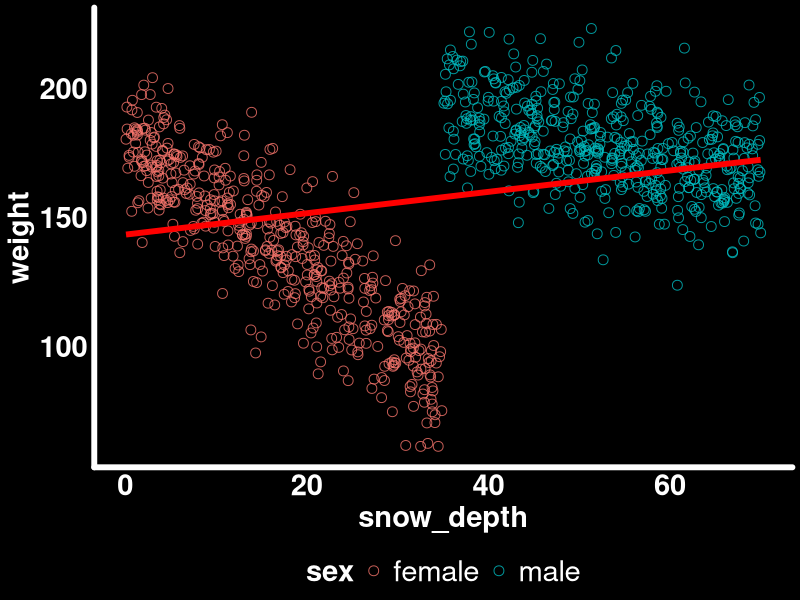
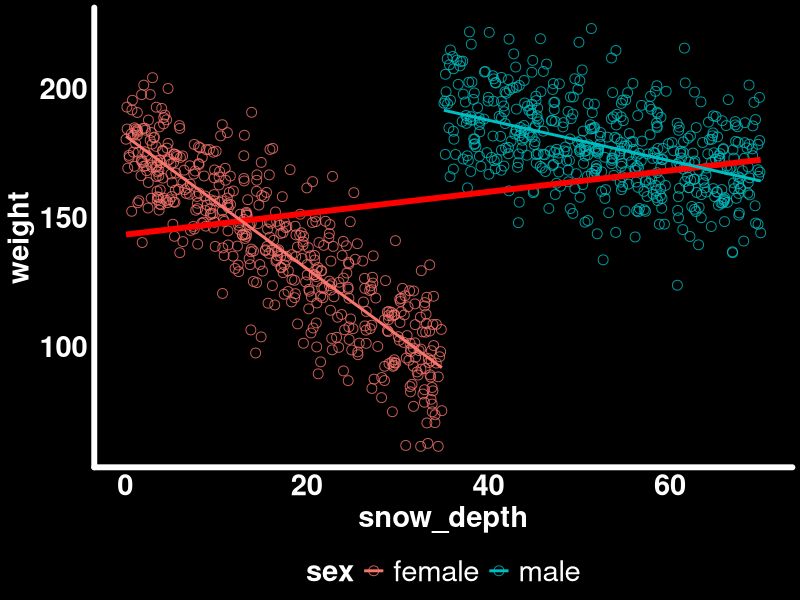
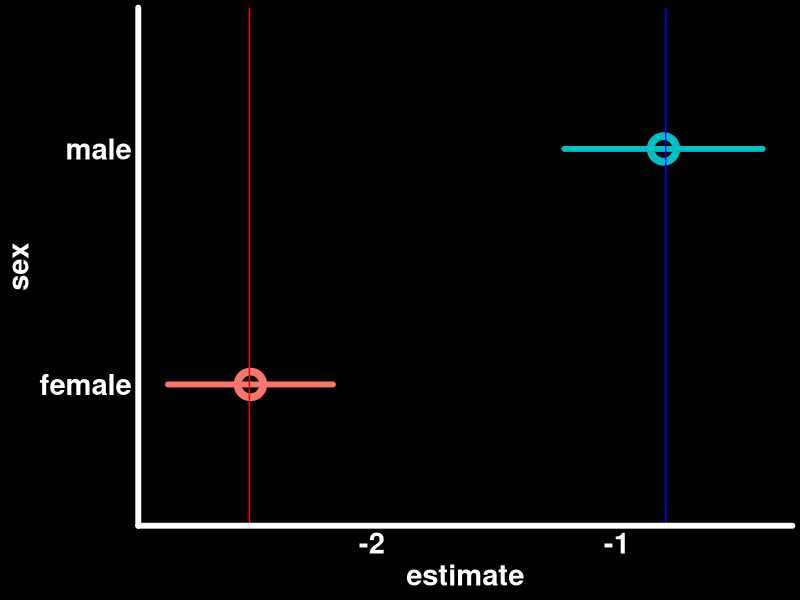
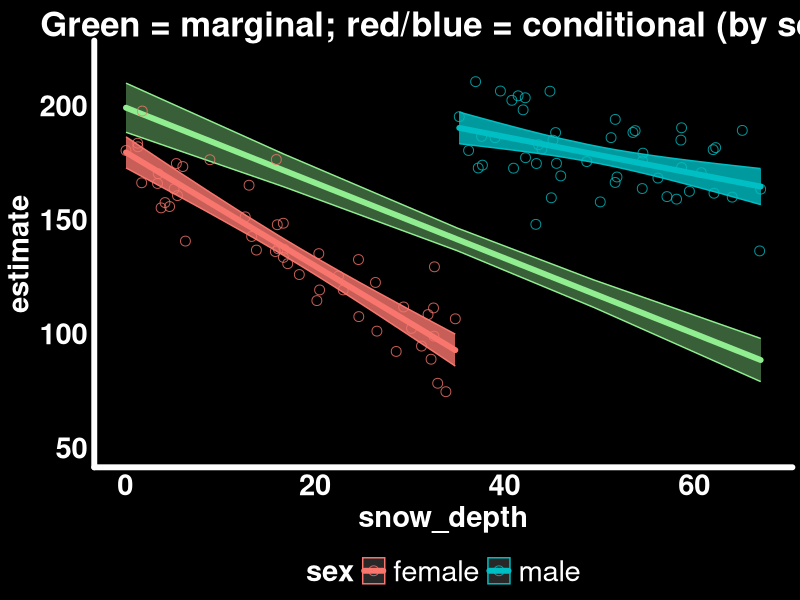
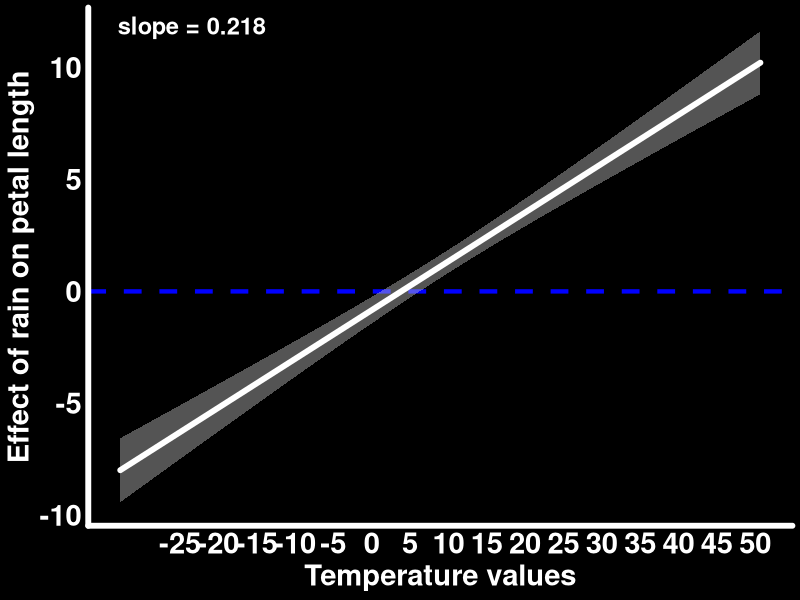
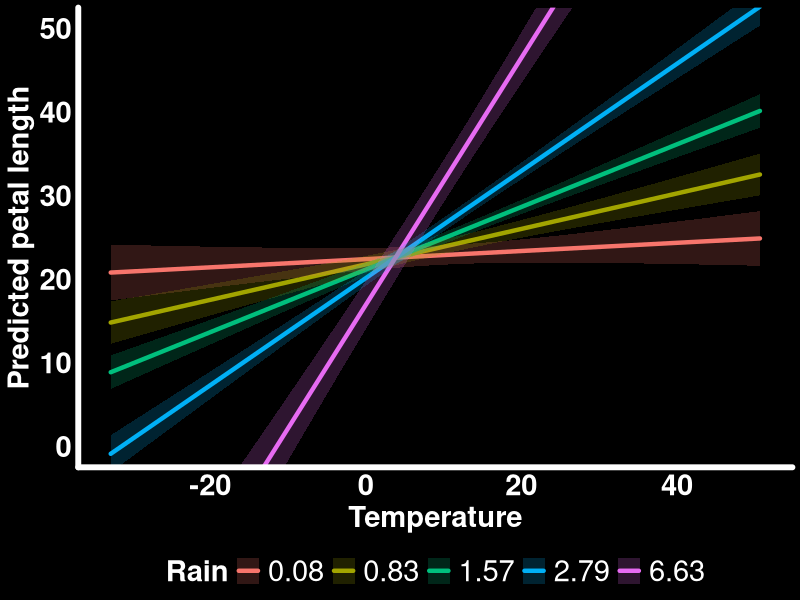
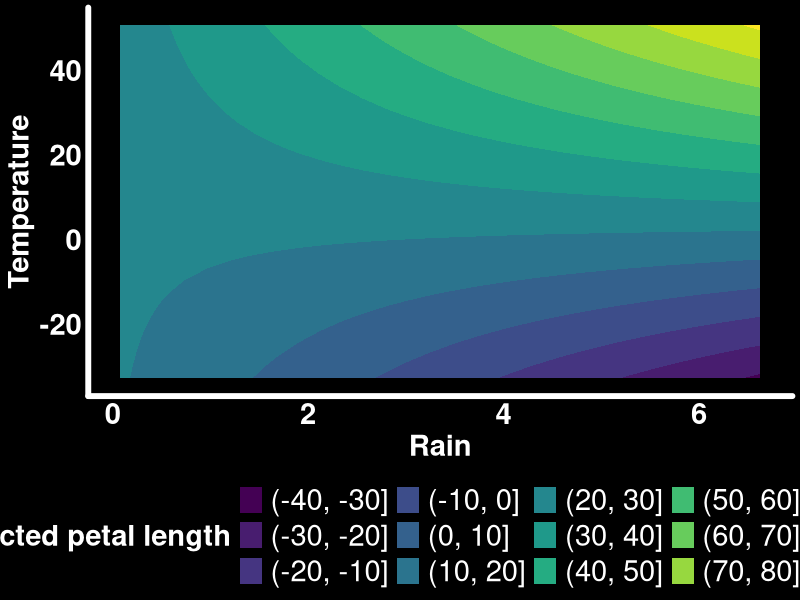
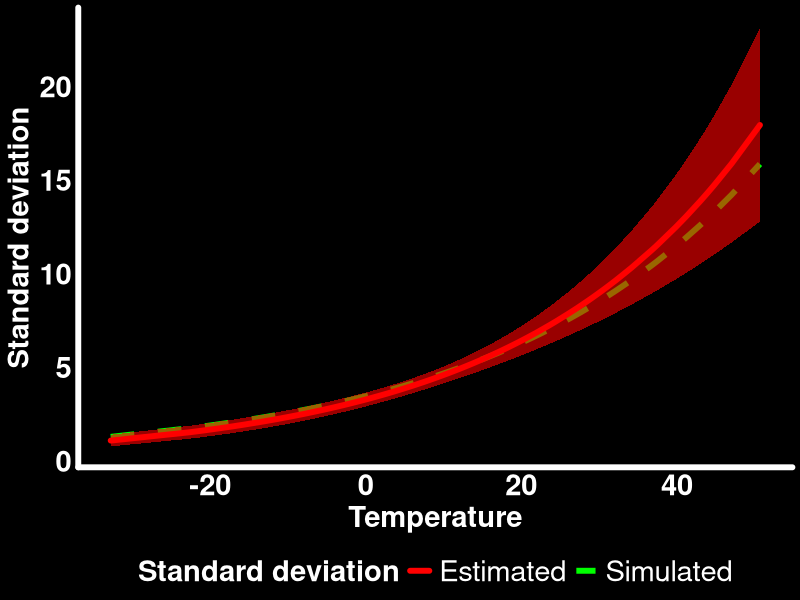

Source code (R) for these figures, in order:
## ---- chunk 1
#| output: false
library(tidyverse)       # Data manipulation and plotting
library(glmmTMB)         # Generalized linear (mixed) models
library(marginaleffects) # Compute marginal/conditional effects
library(patchwork)       # Combine multiple plots
library(GGally)          # Pairwise plots
library(distributional)  # Simulate mixture/gamma/normal distributions (Part 3)

# Set ggplot2 theme
black_theme <- theme(
  axis.line = element_line(linewidth = 2, lineend = "round", color = "white"),
  panel.grid = element_blank(),
  panel.background = element_rect(fill = "black", color = NA),
  axis.ticks = element_blank(),
  axis.text = element_text(size = 21, face = "bold", color = "white"),
  axis.title = element_text(size = 21, face = "bold", color = "white"),
  plot.title = element_text(size = 25, face = "bold", color = "white"),
  plot.background = element_rect(fill = "black", color = NA),
  legend.background = element_rect(fill = "black", color = NA),
  legend.text = element_text(size = 21, color = "white"),
  legend.title = element_text(size = 21, face = "bold", color = "white"),
  legend.position = "bottom"
)

theme_set(black_theme)

# Set global default for geom_point shape
update_geom_defaults("point", list(shape = 1, size = 3, alpha = 0.8))

# silence marginaleffects warnings about glmmTMB
options(marginaleffects_safe = FALSE)

set.seed(333)
## ---- chunk 2
n_individuals_population <- 1000
sexes <- c("male", "female")
male_intercept <- 220; female_intercept <- 180
sd_weight <- 15
male_loss <- -0.8; female_loss <- -2.5

bighorn_population <- tibble(
  sex = rep(sexes, n_individuals_population / length(sexes)),
  snow_depth = runif(n_individuals_population,
    min = ifelse(sex == "male", 35, 0),
    max = ifelse(sex == "male", 70, 35)
  ),
  weight = rnorm(n_individuals_population,
    mean = ifelse(sex == "male",
      male_intercept + male_loss * snow_depth,
      female_intercept + female_loss * snow_depth),
    sd = sd_weight
  )
)
## ---- chunk 3
#| code-fold: true
#| fig-cap: "Ignoring sex hides the true within-sex trends."
ggplot(bighorn_population, aes(x = snow_depth, y = weight)) +
  geom_point(aes(color = sex)) +
  geom_smooth(method = "lm", se = FALSE, color = "red", linewidth = 2)
## ---- chunk 4
#| code-fold: true
#| fig-cap: "Within-sex trends are negative, as expected."
ggplot(bighorn_population) +
  geom_point(aes(x = snow_depth, y = weight, color = sex)) +
  geom_smooth(aes(x = snow_depth, y = weight), method = "lm", se = FALSE, color = "red", linewidth = 2) +
  geom_smooth(aes(x = snow_depth, y = weight, color = sex), method = "lm", se = FALSE)
## ---- chunk 5
n_individuals <- 100
bighorn_mass_1 <- bighorn_population |>
  group_by(sex) |>
  slice_sample(n = n_individuals / 2, replace = FALSE) |>
  ungroup()

mod_mass_1 <- glmmTMB(weight ~ sex * snow_depth,
                       data = bighorn_mass_1, family = gaussian())
## ---- chunk 6
summary(mod_mass_1)$coefficients$cond
## ---- chunk 7
predictions(mod_mass_1, by = "sex")
## ---- chunk 8
predictions(mod_mass_1, by = "sex") |>
  hypotheses(hypothesis = "b1 - b2 = 0")
## ---- chunk 9
#| code-fold: true
#| fig-cap: "Slopes of snow depth by sex, with true simulated values as vertical lines."
slopes(mod_mass_1, variables = "snow_depth", by = "sex", vcov = TRUE) |>
  ggplot(aes(x = estimate, xmax = conf.high, xmin = conf.low, y = sex, color = sex)) +
  geom_pointrange(size = 1.5, lineend = "round", linewidth = 2, pch = 21, stroke = 4) +
  geom_vline(xintercept = female_loss, color = "red") +
  geom_vline(xintercept = male_loss, color = "blue") +
  theme(legend.position = "none")
## ---- chunk 10
slopes(mod_mass_1, variables = "snow_depth", by = "sex", vcov = TRUE) |>
  hypotheses(hypothesis = "b1 - b2 = 0")
## ---- chunk 11
avg_slopes(mod_mass_1, variables = "snow_depth", vcov = TRUE)
## ---- chunk 12
mean(c(male_loss, female_loss))  # true simulated average
## ---- chunk 13
#| code-fold: true
avg_pred_mass_1 <- avg_predictions(mod_mass_1, variables = "snow_depth")
pred_sex_mass_1 <- predictions(mod_mass_1, newdata = bighorn_mass_1)

ggplot() +
  geom_ribbon(data = avg_pred_mass_1,
              aes(x = snow_depth, ymin = conf.low, ymax = conf.high),
              color = "lightgreen", fill = "lightgreen", alpha = 0.4) +
  geom_line(data = avg_pred_mass_1, aes(x = snow_depth, y = estimate),
            color = "lightgreen", lineend = "round", linewidth = 2) +
  geom_ribbon(data = pred_sex_mass_1,
              aes(x = snow_depth, ymin = conf.low, ymax = conf.high, color = sex, fill = sex),
              alpha = 0.8) +
  geom_line(data = pred_sex_mass_1, aes(x = snow_depth, y = estimate, color = sex),
            lineend = "round", linewidth = 2) +
  geom_point(data = bighorn_mass_1, aes(y = weight, x = snow_depth, color = sex)) +
  guides(alpha = "none", fill = "none") +
  labs(title = "Green = marginal; red/blue = conditional (by sex)") +
  coord_cartesian(ylim = c(50, 220))
## ---- chunk 14
bighorn_mass_2 <- bind_rows(
  bighorn_population |> filter(sex == "male") |> slice_sample(n = 80),
  bighorn_population |> filter(sex == "female") |> slice_sample(n = 20)
)
mod_mass_2 <- glmmTMB(weight ~ sex * snow_depth, data = bighorn_mass_2, family = gaussian())
avg_slopes(mod_mass_2, variables = "snow_depth", vcov = TRUE)
## ---- chunk 15
newdata_balanced <- bighorn_mass_2 |>
  group_by(sex) |>
  reframe(snow_depth = seq(min(snow_depth), max(snow_depth), length.out = 50)) |>
  ungroup()

avg_predictions(mod_mass_2, variables = "snow_depth", newdata = newdata_balanced) |>
  as_tibble() |> select(estimate, conf.low, conf.high) |> head(3)
## ---- chunk 16
n_flowers <- 200
temperature <- rnorm(n_flowers, mean = 10, sd = 15)
rain <- rgamma(n_flowers, shape = 2)
avg_petal_length <- 25.6; sd_petal_length <- 4.5
temperature_effect <- 0.4; rain_effect <- 0.9; interaction_effect <- 0.2

flower_measurements_1 <- tibble(
  temp_centered = temperature - mean(temperature),
  rain_centered = rain - mean(rain),
  petal_length = rnorm(n_flowers,
    mean = avg_petal_length +
      temperature_effect * temp_centered +
      rain_effect * rain_centered +
      interaction_effect * temp_centered * rain_centered,
    sd = sd_petal_length)
)
## ---- chunk 17
mod_flower_1 <- glmmTMB(petal_length ~ temp_centered * rain_centered,
                         data = flower_measurements_1)
summary(mod_flower_1)$coefficients$cond
## ---- chunk 18
# Effect of temperature when rain_centered = 0 (i.e., average rain)
slopes(mod_flower_1, newdata = datagrid(rain_centered = 0),
       variables = "temp_centered")
## ---- chunk 19
#| code-fold: true
#| fig-cap: "Effect of rain on petal length, across observed temperatures."
slopes_by_temp <- slopes(mod_flower_1,
  newdata = datagrid(temp_centered = seq(min(flower_measurements_1$temp_centered),
                                          max(flower_measurements_1$temp_centered), length.out = 30)),
  variables = "rain_centered", by = "temp_centered")

trend_slope_temp <- coef(lm(estimate ~ temp_centered, data = slopes_by_temp))[["temp_centered"]]

slopes_by_temp |>
  ggplot() +
  geom_hline(yintercept = 0, color = "blue", linewidth = 1.5, linetype = 2) +
  geom_ribbon(aes(x = temp_centered + mean(temperature), ymin = conf.low, ymax = conf.high),
    alpha = 0.4, fill = "lightgrey") +
  geom_line(aes(x = temp_centered + mean(temperature), y = estimate),
    lineend = "round", linewidth = 2, color = "white") +
  annotate("text", x = -Inf, y = Inf, hjust = -0.2, vjust = 1.5,
    label = paste0("slope = ", round(trend_slope_temp, 3)),
    color = "white", size = 6, fontface = "bold") +
  scale_x_continuous(breaks = seq(-25, 50, by = 5)) +
  labs(y = "Effect of rain on petal length", x = "Temperature values")
## ---- chunk 20
#| code-fold: true
predictions(mod_flower_1,
  newdata = datagrid(
    temp_centered = seq(min(flower_measurements_1$temp_centered),
                         max(flower_measurements_1$temp_centered), length.out = 30),
    rain_centered = fivenum
  )) |>
  as_tibble() |>
  mutate(rain = round(rain_centered + mean(rain), 2)) |>
  ggplot() +
  geom_line(aes(y = estimate, x = temp_centered + mean(temperature), color = as.factor(rain)),
            lineend = "round", linewidth = 1.5) +
  geom_ribbon(aes(ymin = conf.low, ymax = conf.high,
                  x = temp_centered + mean(temperature), fill = as.factor(rain)), alpha = 0.2) +
  labs(y = "Predicted petal length", x = "Temperature", color = "Rain", fill = "Rain") +
  coord_cartesian(ylim = c(0, 50))
## ---- chunk 21
#| code-fold: true
predictions(mod_flower_1,
  newdata = datagrid(
    temp_centered = seq(min(flower_measurements_1$temp_centered),
                         max(flower_measurements_1$temp_centered), length.out = 30),
    rain_centered = seq(min(flower_measurements_1$rain_centered),
                         max(flower_measurements_1$rain_centered), length.out = 30)
  )) |>
  as_tibble() |>
  mutate(rain = rain_centered + mean(rain), temp = temp_centered + mean(temperature)) |>
  ggplot(aes(x = rain, y = temp, z = estimate)) +
  stat_contour_filled() +
  labs(x = "Rain", y = "Temperature", fill = "Predicted petal length")
## ---- chunk 22
log_sd_intercept <- log(sd_petal_length)
log_sd_temp_slope <- 0.03

flower_measurements_2 <- tibble(
  temp_centered = temperature - mean(temperature),
  rain_centered = rain - mean(rain),
  petal_length = rnorm(n_flowers,
    mean = avg_petal_length + temperature_effect * temp_centered,
    sd = exp(log_sd_intercept + log_sd_temp_slope * temp_centered))
)

mod_flower_2 <- glmmTMB(petal_length ~ temp_centered,
                         dispformula = ~ temp_centered,
                         data = flower_measurements_2)
## ---- chunk 23
#| code-fold: true
#| fig-cap: "Recovered vs. simulated standard deviation of petal length."
predictions(mod_flower_2, newdata = flower_measurements_2, type = "disp") |>
  as_tibble() -> pred_sd_temp

true_sd_temp <- flower_measurements_2 |>
  mutate(true_sd = exp(log_sd_intercept + log_sd_temp_slope * temp_centered))

ggplot() +
  geom_line(data = true_sd_temp,
            aes(x = temp_centered + mean(temperature), y = true_sd, color = "Simulated"),
            linewidth = 2, linetype = "dashed") +
  geom_ribbon(data = pred_sd_temp,
              aes(ymin = conf.low, ymax = conf.high, x = temp_centered + mean(temperature)),
              fill = "red", alpha = 0.6) +
  geom_line(data = pred_sd_temp,
            aes(x = temp_centered + mean(temperature), y = estimate, color = "Estimated"),
            linewidth = 2, lineend = "round") +
  scale_color_manual(values = c("Simulated" = "green", "Estimated" = "red"), name = "Standard deviation") +
  labs(x = "Temperature", y = "Standard deviation")
## ---- chunk 24
n_plots <- 200
tree_cover <- dist_mixture(dist_beta(4, 0.8), dist_beta(0.8, 4), weights = c(0.5, 0.5))
avg_yearly_rain <- dist_gamma(shape = 3, rate = 0.7)
avg_yearly_temp <- dist_normal(mu = 20, sd = 10)

occurence_intercept <- plogis(-3)
occurence_tree_effect <- 0.45
occurence_rain_effect <- 0.01
occurence_temp_effect <- 0.01

occ_data <- tibble(
  tree_cov = generate(tree_cover, n_plots),
  rain = generate(avg_yearly_rain, n_plots),
  temp = generate(avg_yearly_temp, n_plots)
) |>
  unnest(everything()) |>
  mutate(occurence = rbinom(n_plots, size = 1,
    prob = occurence_intercept +
      occurence_tree_effect * tree_cov +
      occurence_rain_effect * rain +
      occurence_temp_effect * temp))
## ---- chunk 25
mod_1 <- glmmTMB(occurence ~ tree_cov + rain + temp, family = binomial(link = "logit"), data = occ_data)
summary(mod_1)$coefficients$cond
## ---- chunk 26
#| code-fold: true
#| fig-cap: "The logit link bends a straight line into an S-shape."
tibble(log_odds = seq(-6, 6, length.out = 400)) |>
  mutate(probability = plogis(log_odds)) -> logistic_curve

tibble(
  log_odds = c(0, -4.2, 4.2),
  probability = plogis(log_odds),
  label = c("steep middle:\na small push here\nmoves probability a lot",
            "flat end:\na push here barely\nmoves probability",
            "flat end:\na push here barely\nmoves probability")
) -> annot

ggplot(logistic_curve, aes(x = log_odds, y = probability)) +
  geom_line(color = "white", linewidth = 1.5, lineend = "round") +
  geom_point(data = annot, color = "white", size = 3) +
  geom_text(
    data = annot,
    aes(label = label),
    color = "white",
    size = 4.5,
    fontface = "bold",
    lineheight = 0.9,
    vjust = c(-0.4, -0.6, 1.6),
    hjust = c(0.5, 0.5, 0.5)
  ) +
  scale_y_continuous(limits = c(-0.1, 1.05)) +
  labs(
    x = "log-odds scale (what the model's coefficient describes)",
    y = "probability scale",
    title = "The logit link bends a straight line into an S-shape"
  )
## ---- chunk 27
slopes(mod_1, variables = "tree_cov",
       newdata = datagrid(temp = mean(occ_data$temp), rain = mean(occ_data$rain)))
## ---- chunk 28
#| code-fold: true
#| fig-cap: "The tree-cover slope on the probability scale changes across rain × temp, though no interaction term exists in the model."
slopes(mod_1, variables = "tree_cov", newdata = datagrid(temp = fivenum, rain = fivenum)) |>
  ggplot() +
  geom_pointrange(aes(x = estimate, xmin = conf.low, xmax = conf.high, y = 1), color = "white") +
  geom_vline(xintercept = occurence_tree_effect, color = "white", alpha = .8) +
  facet_grid(rain ~ temp) +
  theme(axis.title.y = element_blank(), axis.text.y = element_blank(), axis.line.y = element_blank())
## ---- chunk 29
abundance_intercept <- exp(1)
abundance_tree_effect <- 4.5
abundance_rain_effect <- 0.1
abundance_temp_effect <- 0.1

abund_data <- tibble(
  tree_cov = generate(tree_cover, n_plots),
  rain = generate(avg_yearly_rain, n_plots),
  temp = generate(avg_yearly_temp, n_plots)
) |>
  unnest(everything()) |>
  mutate(abundance = rpois(n_plots, lambda =
    abundance_intercept +
    abundance_tree_effect * tree_cov +
    abundance_rain_effect * rain +
    abundance_temp_effect * temp))

mod_2 <- glmmTMB(abundance ~ tree_cov + rain + temp, family = poisson(link = "log"), data = abund_data)
## ---- chunk 30
#| code-fold: true
tibble(log_count = seq(-2, 6, length.out = 400)) |>
  mutate(count = exp(log_count)) -> exp_curve

tibble(
  log_count = c(-1.5, 2, 4.5),
  count = exp(log_count),
  label = c("flat end:\na push here barely\nmoves the expected count",
            "moderate slope:\na push here moves\nthe expected count some",
            "steep end:\na push here moves\nthe expected count a lot")
) -> annot_exp

ggplot(exp_curve, aes(x = log_count, y = count)) +
  geom_line(color = "white", linewidth = 1.5, lineend = "round") +
  geom_point(data = annot_exp, color = "white", size = 3) +
  geom_text(
    data = annot_exp,
    aes(label = label),
    color = "white",
    size = 4.5,
    fontface = "bold",
    lineheight = 0.9,
    vjust = c(-0.4, -0.6, 1.6),
    hjust = c(0.5, 0.5, 0.5)
  ) +
  labs(
    x = "log scale (what the model's coefficient describes)",
    y = "count scale",
    title = "The log link bends a straight line into an exponential curve"
  )
## ---- chunk 31
exp(fixef(mod_2)$cond["tree_cov"])  # rate ratio: ~2.08, i.e. a ~108% increase per unit tree cover
## ---- chunk 32
more_plots <- 4000
prey_abun <- dist_poisson(lambda = 6)
competitor_abun <- dist_poisson(lambda = 3)

pop_data <- tibble(
  tree_cov = generate(tree_cover, more_plots),
  prey = generate(prey_abun, more_plots),
  competitors = generate(competitor_abun, more_plots)
) |>
  unnest(everything()) |>
  mutate(
    abundance_pres = rpois(more_plots,
      lambda = exp(1 + 0.12 * prey - 0.15 * competitors - 0.045 * prey * competitors)),
    occurence = rbinom(more_plots, size = 1, prob = plogis(-2 + 0.45 * tree_cov)),
    abundance_pop = abundance_pres * occurence
  ) |>
  mutate(across(c(tree_cov, prey, competitors), ~ (.x - mean(.x)) / sd(.x), .names = "scl_{.col}"))
## ---- chunk 33
mod_hu <- glmmTMB(
  abundance_pop ~ scl_prey * scl_competitors,
  zi = ~ scl_tree_cov,
  family = truncated_poisson,
  data = pop_data
)
summary(mod_hu)$coefficients$cond
## ---- chunk 34
#| code-fold: true
#| fig-cap: "Count-scale effect of prey weakens (and reverses) as competitors increase."
slopes(mod_hu, variables = "scl_prey",
       newdata = datagrid(scl_competitors = seq(min(pop_data$scl_competitors),
                                                 max(pop_data$scl_competitors), length.out = 30)),
       type = "response") |>
  ggplot(aes(x = scl_competitors, y = estimate)) +
  geom_hline(yintercept = 0, color = "blue", linewidth = 1, linetype = 2) +
  geom_ribbon(aes(ymin = conf.low, ymax = conf.high), alpha = 0.4, fill = "lightgrey") +
  geom_line(linewidth = 1.5, lineend = "round", color = "white") +
  labs(y = "Slope of scl_prey\n(count scale, individuals present)", x = "Competitors (scaled)",
       title = "Count-scale effect of prey availability weakens as competitors increase")
## ---- chunk 35
avg_slopes(mod_hu, variables = "scl_prey", by = "scl_competitors",
           newdata = datagrid(scl_competitors = c(-1, 0, 1)), type = "link") |>
  mutate(rate_ratio = exp(estimate)) |>
  select(scl_competitors, rate_ratio, p.value)
## ---- chunk 36
#| code-fold: true
#| fig-cap: "Population-scale abundance: same prey x competitors shape, shifted by occupancy."
predictions(mod_hu,
  newdata = datagrid(
    scl_prey = seq(min(pop_data$scl_prey), max(pop_data$scl_prey), length.out = 30),
    scl_competitors = fivenum
  ),
  type = "response"
) |>
  ggplot(aes(x = scl_prey, y = estimate, color = as.factor(scl_competitors), fill = as.factor(scl_competitors))) +
  geom_ribbon(aes(ymin = conf.low, ymax = conf.high), alpha = 0.2) +
  geom_line(linewidth = 1.5, lineend = "round") +
  labs(y = "Predicted population abundance", x = "Prey (scaled)", color = "Competitors", fill = "Competitors")
